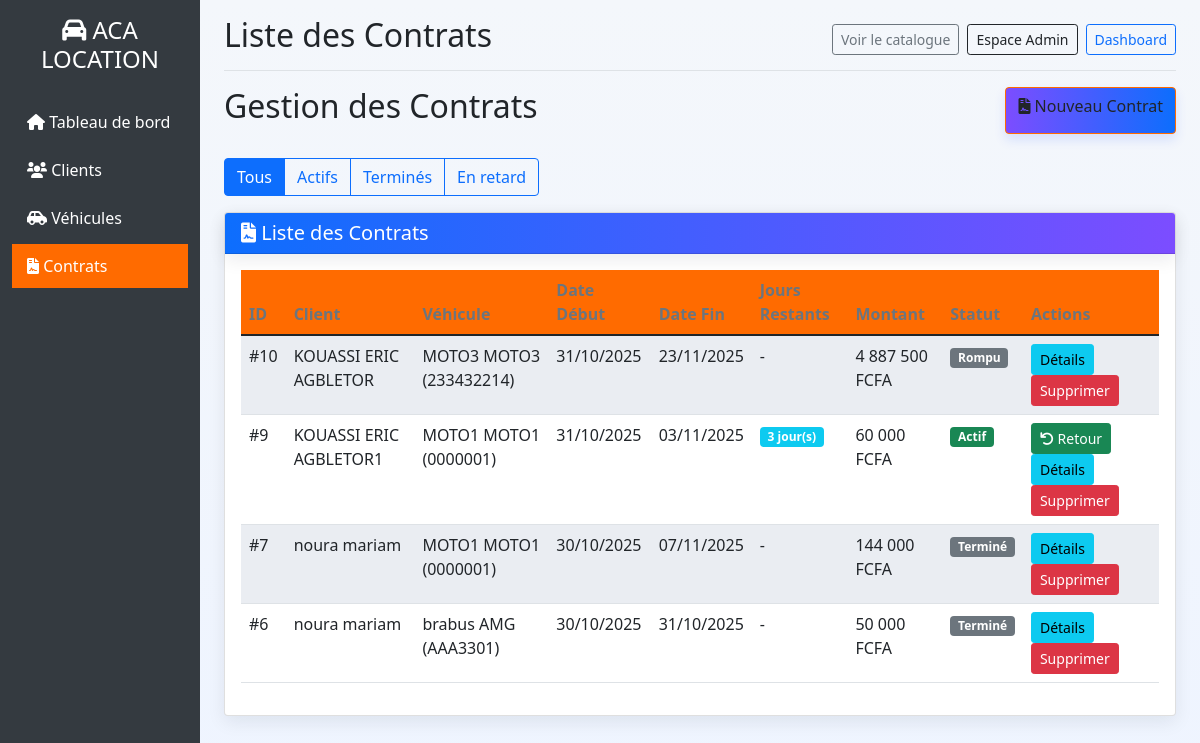
The app's page /contrats/ (signed in) with its own data.
### gestion/models.py (models this page shows, shortened)
class Contrat(models.Model):
    STATUT_CHOICES = [
        ('actif', 'Actif'),
        ('termine', 'Terminé'),
        ('en_retard', 'En retard'),
        ('rompu', 'Rompu'),
    ]
    MODE_PAIEMENT = [
        ('carte', 'Carte bancaire'),
        ('virement', 'Virement'),
        ('especes', 'Espèces'),
        ('cheque', 'Chèque'),
        ('mobile', 'Paiement mobile'),
    ]
    client = models.ForeignKey(Client, on_delete=models.CASCADE)
    vehicule = models.ForeignKey(Vehicule, on_delete=models.CASCADE)
    date_creation = models.DateTimeField(auto_now_add=True)
    date_debut = models.DateField()
    date_fin = models.DateField(blank=True, null=True)
    nb_jours = models.IntegerField(validators=[MinValueValidator(1)])
    montant_total = models.DecimalField(max_digits=10, decimal_places=2, blank=True, null=True)
    statut = models.CharField(max_length=20, choices=STATUT_CHOICES, default='actif')
    mode_paiement = models.CharField(max_length=20, choices=MODE_PAIEMENT, default='especes')
    details_paiement = models.JSONField(blank=True, null=True)
    def jours_restants(self):
        aujourdhui = timezone.now().date()
        if aujourdhui > self.date_fin:
            return 0
        return (self.date_fin - aujourdhui).days
    class Meta:
        verbose_name = "Contrat"
        verbose_name_plural = "Contrats"

class Client(models.Model):
    nom = models.CharField(max_length=100)
    prenom = models.CharField(max_length=100)
    telephone = models.CharField(max_length=20)
    email = models.EmailField(blank=True, null=True)
    date_creation = models.DateTimeField(auto_now_add=True)
    def __str__(self):
        return f"{self.prenom} {self.nom}"
    class Meta:
        verbose_name = "Client"
        verbose_name_plural = "Clients"

class Vehicule(models.Model):
    TYPE_VEHICULE = [
        ('voiture', 'Voiture'),
        ('moto', 'Moto'),
    ]
    type_vehicule = models.CharField(max_length=20, choices=TYPE_VEHICULE)
    marque = models.CharField(max_length=100)
    modele = models.CharField(max_length=100)
    annee = models.IntegerField()
    immatriculation = models.CharField(max_length=20, unique=True)
    prix_journalier = models.DecimalField(max_digits=10, decimal_places=2, validators=[MinValueValidator(0)])
    cylindree = models.IntegerField(blank=True, null=True)
    nombre_portes = models.IntegerField(blank=True, null=True)
    disponible = models.BooleanField(default=True)
    image = models.ImageField(upload_to='vehicules/', blank=True, null=True)
    date_ajout = models.DateTimeField(auto_now_add=True)
    def __str__(self):
        return f"{self.marque} {self.modele} ({self.immatriculation})"
    class Meta:
        verbose_name = "Véhicule"
        verbose_name_plural = "Véhicules"
        ordering = ['-date_ajout']
    class Meta:
        verbose_name = "Véhicule"
        verbose_name_plural = "Véhicules"

### gestion/views.py (the view)
# urls.py: path('contrats/', views.liste_contrats, name='liste_contrats'),
def liste_contrats(request):
    statut = request.GET.get('statut')
    if statut:
        contrats = Contrat.objects.filter(statut=statut).order_by('-date_creation')
    else:
        contrats = Contrat.objects.all().order_by('-date_creation')
    return render(request, 'gestion/contrats/liste.html', {'contrats': contrats, 'statut_filtre': statut})

### gestion/templatetags/currency.py (called while the page is built)
@register.filter(is_safe=True)
def format_fcfa(value):
    if value is None:
        return ''
    try:
        val = float(value)
    except Exception:
        try:
            val = float(str(value))
        except Exception:
            return ''
    if val.is_integer():
        formatted = f"{int(val):,}".replace(',', ' ')
        return f"{formatted} FCFA"
    else:
        formatted = f"{val:,.2f}".replace(',', ' ')
        return f"{formatted} FCFA"

### gestion/templates/gestion/contrats/liste.html (shortened to what this page needs)
{% extends 'gestion/base.html' %}
{% load currency %}
{% block page_title %}Liste des Contrats{% endblock %}
{% block content %}
<div class="d-flex justify-content-between mb-4">
    <h2>Gestion des Contrats</h2>
    <a href="{% url 'creer_contrat' %}" class="btn btn-primary-custom">
        <i class="fas fa-file-contract"></i> Nouveau Contrat
    </a>
</div>
<div class="mb-3">
    <div class="btn-group" role="group">
        <a href="?" class="btn btn-outline-primary{% if not statut_filtre %} active{% endif %}">Tous</a>
        <a href="?statut=actif" class="btn btn-outline-primary{% if statut_filtre == 'actif' %} active{% endif %}">Actifs</a>
        <a href="?statut=termine" class="btn btn-outline-primary{% if statut_filtre == 'termine' %} active{% endif %}">Terminés</a>
        <a href="?statut=en_retard" class="btn btn-outline-primary{% if statut_filtre == 'en_retard' %} active{% endif %}">En retard</a>
    </div>
</div>
<div class="card">
    <div class="card-header bg-primary-custom text-white">
        <h5 class="mb-0"><i class="fas fa-file-contract"></i> Liste des Contrats</h5>
    </div>
    <div class="card-body">
        {% if contrats %}
        <div class="table-responsive">
            <table class="table table-striped">
                <thead>
                    <tr>
                        <th>ID</th>
                        <th>Client</th>
                        <th>Véhicule</th>
                        <th>Date Début</th>
                        <th>Date Fin</th>
                        <th>Jours Restants</th>
                        <th>Montant</th>
                        <th>Statut</th>
                        <th>Actions</th>
                    </tr>
                </thead>
                <tbody>
                    {% for contrat in contrats %}
                    <tr>
                        <td>#{{ contrat.id }}</td>
                        <td>{{ contrat.client }}</td>
                        <td>{{ contrat.vehicule }}</td>
                        <td>{{ contrat.date_debut|date:"d/m/Y" }}</td>
                        <td>{{ contrat.date_fin|date:"d/m/Y" }}</td>
                        <td>
                            {% if contrat.statut == 'actif' %}
                                <span class="badge bg-{% if contrat.jours_restants <= 2 %}warning{% else %}info{% endif %}">
                                    {{ contrat.jours_restants }} jour(s)
                                </span>
                            {% else %}
                                -
                            {% endif %}
                        </td>
                        <td>{{ contrat.montant_total|format_fcfa }}</td>
                        <td>
                            <span class="badge bg-{% if contrat.statut == 'actif' %}success{% elif contrat.statut == 'en_retard' %}danger{% else %}secondary{% endif %}">
                                {{ contrat.get_statut_display }}
                            </span>
                        </td>
                        <td>
                            {% if contrat.statut == 'actif' %}
                            <a href="{% url 'retour_contrat' contrat.id %}" class="btn btn-sm btn-success">
                                <i class="fas fa-undo"></i> Retour
                            </a>
                            {% endif %}
                            <a href="{% url 'detail_contrat' contrat.id %}" class="btn btn-sm btn-info">Détails</a>
                            <a href="{% url 'supprimer_contrat' contrat.id %}" class="btn btn-sm btn-danger">Supprimer</a>
                        </td>
                    </tr>
                    {% endfor %}
                </tbody>
            </table>
        </div>
        {% endif %}
    </div>
</div>
{% endblock %}

### static/css/theme.css (style rules this page uses)
:root { --primary: #0d6efd; --accent: #7c4dff; --muted: #6c757d; --bg: #f4f7fb; --card: #ffffff; --success: #198754; --danger: #dc3545; --radius: 12px; --shadow: 0 6px 18px rgba(16,24,40,0.08); --glass: rgba(255,255,255,0.6); --glass-border: rgba(124,77,255,0.08); }
body { background: linear-gradient(180deg, var(--bg), #eef4ff); color: #162447; font-family: "Inter", system-ui, -apple-system, "Segoe UI", Roboto, "Helvetica Neue", Arial; -webkit-font-smoothing: antialiased; -moz-osx-font-smoothing: grayscale; padding-bottom: 40px; }
.navbar, .card-header { background: linear-gradient(90deg, var(--primary), var(--accent)); color: white !important; border-radius: 8px; box-shadow: var(--shadow); }
.card { border: none; border-radius: var(--radius); background: var(--card); box-shadow: var(--shadow); }
.btn-primary-custom { background: linear-gradient(90deg, var(--accent), var(--primary)); border: none; color: white; padding: .5rem .9rem; border-radius: 10px; box-shadow: 0 6px 12px rgba(12, 64, 255, 0.12); }
.table thead th { border-bottom: none; color: var(--muted); }
.table-striped tbody tr:nth-of-type(odd) { background-color: rgba(13,110,253,0.03); }

### gestion/templates/gestion/base.html (style rules this page uses)
:root { --primary-color: #ff6b00; --primary-dark: #e55a00; --light-bg: #f8f9fa; }
.bg-primary-custom { background-color: var(--primary-color) !important; }
.btn-primary-custom { background-color: var(--primary-color); border-color: var(--primary-color); }
.table th { background-color: var(--primary-color); color: white; }

### records on screen
Contrat: id "10", client "KOUASSI ERIC AGBLETOR", vehicule "MOTO3 MOTO3 (233432214)", date_debut "31/10/2025", date_fin "23/11/2025", montant_total "4 887 500 FCFA", statut "Rompu"
Contrat: id "9", client "KOUASSI ERIC AGBLETOR1", vehicule "MOTO1 MOTO1 (0000001)", date_debut "31/10/2025", date_fin "03/11/2025", jours_restants "3", montant_total "60 000 FCFA", statut "Actif", shows "Retour"
Contrat: id "7", client "noura mariam", vehicule "MOTO1 MOTO1 (0000001)", date_debut "30/10/2025", date_fin "07/11/2025", montant_total "144 000 FCFA", statut "Terminé"
Contrat: id "6", client "noura mariam", vehicule "brabus AMG (AAA3301)", date_debut "30/10/2025", date_fin "31/10/2025", montant_total "50 000 FCFA", statut "Terminé"
